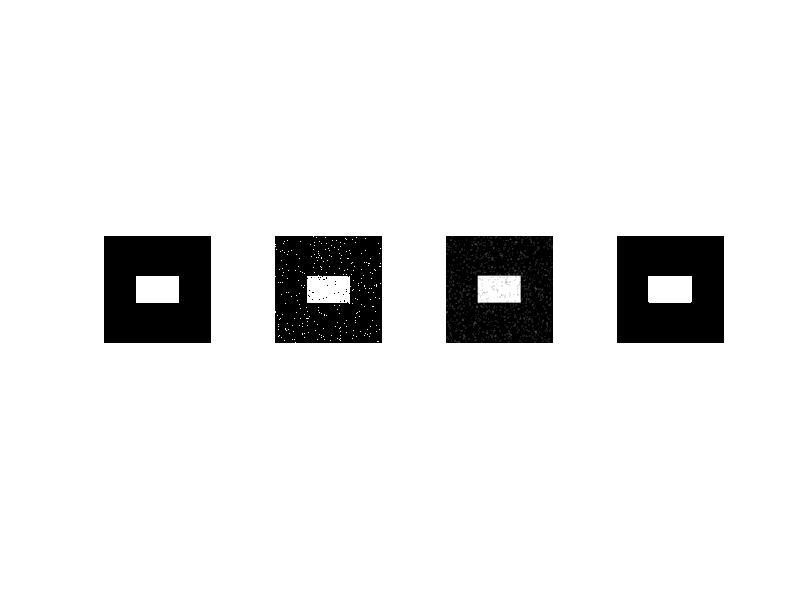
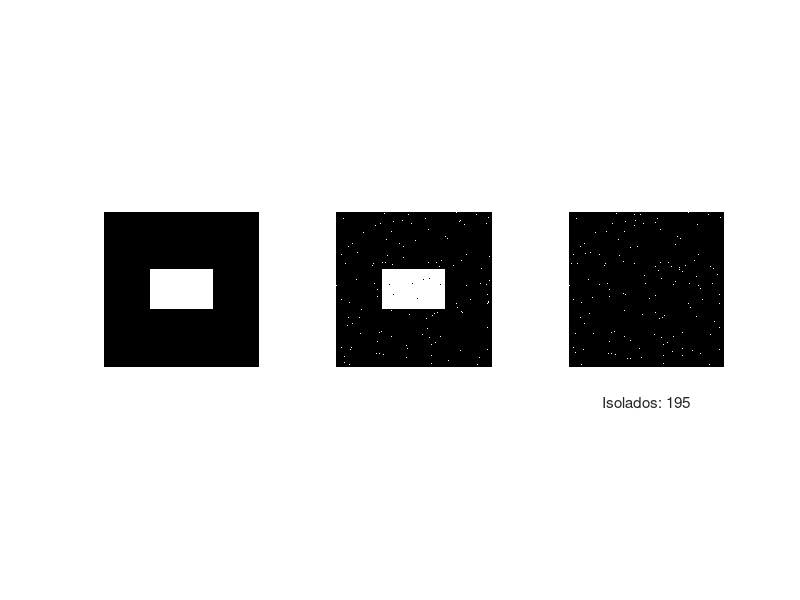
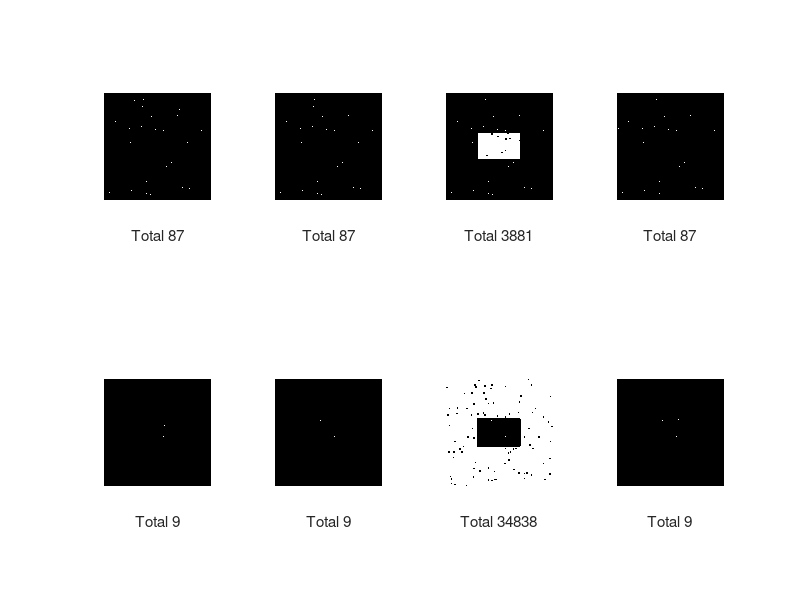
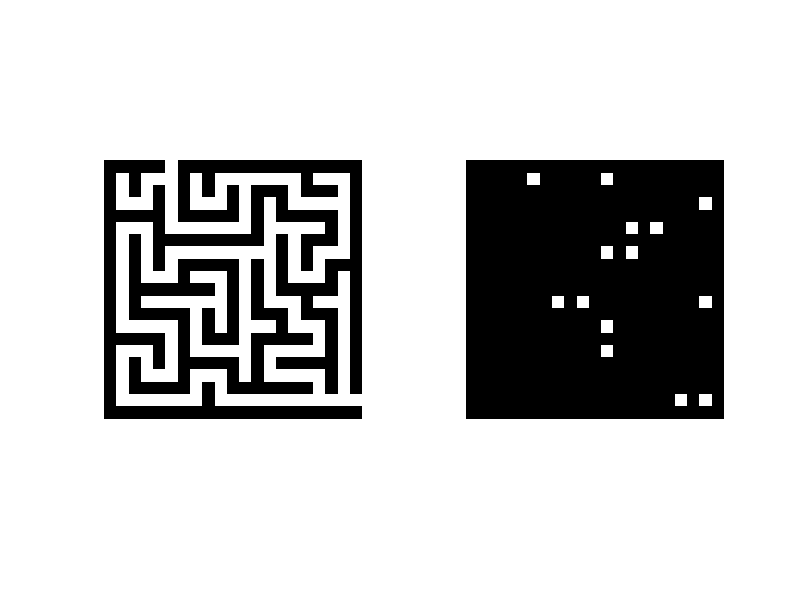

The MATLAB source for these figures, in order: (Note: this script raises an error after producing the figures.)
% SVPI
% Alexandre Rodrigues 92993
% Março 2022
% Aula 04

exlist = {'ex1','ex2','ex3','ex4','ex5','ex6','ex7'};

if ismember('ex1',exlist)
%% Ex1

A = zeros(200,200);
dx = 50;
dy = 80;
cx = 200/2-dx/2;
cy = 200/2-dy/2;
A(cx:cx+dx,cy:cy+dy) = 1;

subplot(1,4,1)
imshow(A)

rng(0);

B = imnoise(A,"salt & pepper",0.05);
subplot(1,4,2)
imshow(B)

F = ones(3,3)/9;
C=filter2(F,B);
subplot(1,4,3)
imshow(C)

D = medfilt2(B,[3 3]);
subplot(1,4,4)
imshow(D)

end
if ismember('ex2',exlist)
%% Ex2
figure(2)
A = zeros(200,200);
dx = 50;
dy = 80;
cx = 200/2-dx/2;
cy = 200/2-dy/2;
A(cx:cx+dx,cy:cy+dy) = 1;

subplot(1,3,1)
imshow(A)

rng(0);

B = imnoise(A,"salt & pepper",0.01);
subplot(1,3,2)
imshow(B)

Fiso =[-1 -1 -1; -1 8 -1; -1 -1 -1];
temp = filter2(Fiso,B);
C = abs(temp)==8; 
subplot(1,3,3)
imshow(C)

str = sprintf('Isolados: %d',nnz(C));
xlabel(str);


end
if ismember('ex3',exlist)
%% Ex3
figure(3)
A = zeros(200,200);
dx = 50;
dy = 80;
cx = 200/2-dx/2;
cy = 200/2-dy/2;
A(cx:cx+dx,cy:cy+dy) = 1;

subplot(1,3,1)
imshow(A)

rng(0);

T = imnoise(A,"salt & pepper",0.005);

F = zeros(3,3,4);
F(:,:,1) = [ 1  1  1;  1  -8  1;  1  1  1];
F(:,:,2) = [ 1  2  1;  2 -12  2;  1  2  1];
F(:,:,3) = [-1  1 -1;  1   4  1; -1  1 -1];
F(:,:,4) = [ 1  2  3;  4 -100 5;  6  7  8];


whiteIsol = zeros(3,3); whiteIsol(2,2)=1;
w1 = sum(sum(whiteIsol.*F(:,:,:)));
W = reshape(w1,1,4);

blackIsol = not(whiteIsol);
MW1 = sum(sum(blackIsol.*F(:,:,:)));
MW = reshape(MW1,1,4);

for n=1:4
    X = filter2(F(:,:,n),T);
    ZW = (X==W(n));
    ZB = (X==MW(n));

    subplot(2,4,n)
    imshow(ZW)
    str = sprintf('Total %d',nnz(ZW));
    xlabel(str);

    subplot(2,4,4+n)
    imshow(ZB)
    str = sprintf('Total %d',nnz(ZB));
    xlabel(str);
end

end
if ismember('ex4',exlist)
%% Ex4
figure(4)
A=[
0 0 0 0 0 1 0 0 0 0 0 0 0 0 0 0 0 0 0 0 0
0 1 0 1 1 1 0 1 0 1 1 1 1 1 1 1 0 1 1 1 0
0 1 0 1 0 1 0 1 0 1 0 1 0 0 0 1 0 0 0 1 0
0 1 1 1 0 1 0 1 1 1 0 1 0 1 0 1 1 1 1 1 0
0 0 0 0 0 1 0 0 0 0 0 1 0 1 0 0 0 0 0 1 0
0 1 1 1 0 1 1 1 1 1 1 1 0 1 1 1 1 1 0 1 0
0 1 0 1 0 0 0 0 0 0 0 0 0 1 0 1 0 0 0 1 0
0 1 0 1 0 1 1 1 1 1 1 1 1 1 0 1 0 1 1 1 0
0 1 0 1 0 1 0 0 0 0 0 1 0 1 0 1 0 1 0 0 0
0 1 0 1 1 1 0 1 1 1 0 1 0 1 0 1 1 1 0 1 0
0 1 0 0 0 0 0 0 0 1 0 1 0 1 0 0 0 0 0 1 0
0 1 0 1 1 1 1 1 1 1 0 1 0 1 1 1 0 1 1 1 0
0 1 0 0 0 0 0 1 0 1 0 1 0 0 0 1 0 0 0 1 0
0 1 1 1 1 1 0 1 0 1 0 1 1 1 0 1 1 1 0 1 0
0 0 0 0 0 1 0 1 0 0 0 1 0 0 0 0 0 1 0 1 0
0 1 1 1 0 1 0 1 1 1 1 1 0 1 1 1 1 1 0 1 0
0 1 0 1 0 1 0 0 0 0 0 1 0 1 0 0 0 0 0 1 0
0 1 0 1 1 1 0 1 1 1 0 1 0 1 1 1 1 1 0 1 0
0 1 0 0 0 0 0 1 0 1 0 0 0 0 0 0 0 1 0 1 0
0 1 1 1 1 1 1 1 0 1 1 1 1 1 1 1 1 1 1 1 1
0 0 0 0 0 0 0 0 0 0 0 0 0 0 0 0 0 0 0 0 0
];

subplot(1,2,1)
grid on
imshow(A)

F = [ 0  1  0;  1  -4  1;  0  1  0];
temp = filter2(F,A);
B = (temp==-1); 
subplot(1,2,2)
grid on
imshow(B)

end
if ismember('ex5',exlist)
%% Ex5
figure(5)
A=[
0 0 0 0 0 1 0 0 0 0 0 0 0 0 0 0 0 0 0 0 0
0 1 0 1 1 1 0 1 0 1 1 1 1 1 1 1 0 1 1 1 0
0 1 0 1 0 1 0 1 0 1 0 1 0 0 0 1 0 0 0 1 0
0 1 1 1 0 1 0 1 1 1 0 1 0 1 0 1 1 1 1 1 0
0 0 0 0 0 1 0 0 0 0 0 1 0 1 0 0 0 0 0 1 0
0 1 1 1 0 1 1 1 1 1 1 1 0 1 1 1 1 1 0 1 0
0 1 0 1 0 0 0 0 0 0 0 0 0 1 0 1 0 0 0 1 0
0 1 0 1 0 1 1 1 1 1 1 1 1 1 0 1 0 1 1 1 0
0 1 0 1 0 1 0 0 0 0 0 1 0 1 0 1 0 1 0 0 0
0 1 0 1 1 1 0 1 1 1 0 1 0 1 0 1 1 1 0 1 0
0 1 0 0 0 0 0 0 0 1 0 1 0 1 0 0 0 0 0 1 0
0 1 0 1 1 1 1 1 1 1 0 1 0 1 1 1 0 1 1 1 0
0 1 0 0 0 0 0 1 0 1 0 1 0 0 0 1 0 0 0 1 0
0 1 1 1 1 1 0 1 0 1 0 1 1 1 0 1 1 1 0 1 0
0 0 0 0 0 1 0 1 0 0 0 1 0 0 0 0 0 1 0 1 0
0 1 1 1 0 1 0 1 1 1 1 1 0 1 1 1 1 1 0 1 0
0 1 0 1 0 1 0 0 0 0 0 1 0 1 0 0 0 0 0 1 0
0 1 0 1 1 1 0 1 1 1 0 1 0 1 1 1 1 1 0 1 0
0 1 0 0 0 0 0 1 0 1 0 0 0 0 0 0 0 1 0 1 0
0 1 1 1 1 1 1 1 0 1 1 1 1 1 1 1 1 1 1 1 1
0 0 0 0 0 0 0 0 0 0 0 0 0 0 0 0 0 0 0 0 0
];
  
Z=A;
F = [ 0  1  0;  1  -4  1;  0  1  0];

temp = filter2(F,Z);
B = (temp==-1);
nint = nnz(B);
disp(nint)

subplot(1,3,1)
imshow(Z)

[xs,ys] = ind2sub(size(A),find(B==1));
text(ys,xs,'x')

str = sprintf('Nint: %d',nint);
xlabel(str);

while nint>0
    X = ones(size(A));
    totpix = size(A,1)*size(A,2);
    pts = randperm(totpix,round(0.025*totpix));
    
    elims = zeros(size(A));
    elims(pts) = 1;
    subplot(1,3,2)
    imshow(not(elims))

    Z(pts)=0;

    temp = filter2(F,Z);
    B = (temp==-1);
    nint = nnz(B);

    subplot(1,3,3)
    imshow(Z)
    [xs,ys] = ind2sub(size(A),find(B==1));
    text(ys,xs,'x','Color','r')

    [xs2,ys2] = ind2sub(size(A),pts);
    text(ys2,xs2,'o','Color','b')

    str = sprintf('Nint: %d',nint);
    xlabel(str);

    pause(1)
end


end
if ismember('ex6',exlist)
%% Ex6

figure(6)
A=[
0 0 0 0 0 1 0 0 0 0 0 0 0 0 0 0 0 0 0 0 0
0 1 0 1 1 1 0 1 0 1 1 1 1 1 1 1 0 1 1 1 0
0 1 0 1 0 1 0 1 0 1 0 1 0 0 0 1 0 0 0 1 0
0 1 1 1 0 1 0 1 1 1 0 1 0 1 0 1 1 1 1 1 0
0 0 0 0 0 1 0 0 0 0 0 1 0 1 0 0 0 0 0 1 0
0 1 1 1 0 1 1 1 1 1 1 1 0 1 1 1 1 1 0 1 0
0 1 0 1 0 0 0 0 0 0 0 0 0 1 0 1 0 0 0 1 0
0 1 0 1 0 1 1 1 1 1 1 1 1 1 0 1 0 1 1 1 0
0 1 0 1 0 1 0 0 0 0 0 1 0 1 0 1 0 1 0 0 0
0 1 0 1 1 1 0 1 1 1 0 1 0 1 0 1 1 1 0 1 0
0 1 0 0 0 0 0 0 0 1 0 1 0 1 0 0 0 0 0 1 0
0 1 0 1 1 1 1 1 1 1 0 1 0 1 1 1 0 1 1 1 0
0 1 0 0 0 0 0 1 0 1 0 1 0 0 0 1 0 0 0 1 0
0 1 1 1 1 1 0 1 0 1 0 1 1 1 0 1 1 1 0 1 0
0 0 0 0 0 1 0 1 0 0 0 1 0 0 0 0 0 1 0 1 0
0 1 1 1 0 1 0 1 1 1 1 1 0 1 1 1 1 1 0 1 0
0 1 0 1 0 1 0 0 0 0 0 1 0 1 0 0 0 0 0 1 0
0 1 0 1 1 1 0 1 1 1 0 1 0 1 1 1 1 1 0 1 0
0 1 0 0 0 0 0 1 0 1 0 0 0 0 0 0 0 1 0 1 0
0 1 1 1 1 1 1 1 0 1 1 1 1 1 1 1 1 1 1 1 1
0 0 0 0 0 0 0 0 0 0 0 0 0 0 0 0 0 0 0 0 0
];

subplot(1,2,1)
grid on
imshow(A)

F = [ 0  1  0;  1  -4  1;  0  1  0];
temp = filter2(F,A);
B = (temp==-3); 
B(1,:) = 0; B(:,1) = 0; B(end,:) = 0; B(:,end) = 0;
subplot(1,2,2)
grid on
imshow(B)

end

if ismember('ex7',exlist)
%% Ex7
figure(7)
A=[
0 0 0 0 0 1 0 0 0 0 0 0 0 0 0 0 0 0 0 0 0
0 1 0 1 1 1 0 1 0 1 1 1 1 1 1 1 0 1 1 1 0
0 1 0 1 0 1 0 1 0 1 0 1 0 0 0 1 0 0 0 1 0
0 1 1 1 0 1 0 1 1 1 0 1 0 1 0 1 1 1 1 1 0
0 0 0 0 0 1 0 0 0 0 0 1 0 1 0 0 0 0 0 1 0
0 1 1 1 0 1 1 1 1 1 1 1 0 1 1 1 1 1 0 1 0
0 1 0 1 0 0 0 0 0 0 0 0 0 1 0 1 0 0 0 1 0
0 1 0 1 0 1 1 1 1 1 1 1 1 1 0 1 0 1 1 1 0
0 1 0 1 0 1 0 0 0 0 0 1 0 1 0 1 0 1 0 0 0
0 1 0 1 1 1 0 1 1 1 0 1 0 1 0 1 1 1 0 1 0
0 1 0 0 0 0 0 0 0 1 0 1 0 1 0 0 0 0 0 1 0
0 1 0 1 1 1 1 1 1 1 0 1 0 1 1 1 0 1 1 1 0
0 1 0 0 0 0 0 1 0 1 0 1 0 0 0 1 0 0 0 1 0
0 1 1 1 1 1 0 1 0 1 0 1 1 1 0 1 1 1 0 1 0
0 0 0 0 0 1 0 1 0 0 0 1 0 0 0 0 0 1 0 1 0
0 1 1 1 0 1 0 1 1 1 1 1 0 1 1 1 1 1 0 1 0
0 1 0 1 0 1 0 0 0 0 0 1 0 1 0 0 0 0 0 1 0
0 1 0 1 1 1 0 1 1 1 0 1 0 1 1 1 1 1 0 1 0
0 1 0 0 0 0 0 1 0 1 0 0 0 0 0 0 0 1 0 1 0
0 1 1 1 1 1 1 1 0 1 1 1 1 1 1 1 1 1 1 1 1
0 0 0 0 0 0 0 0 0 0 0 0 0 0 0 0 0 0 0 0 0
];

A2=A;

for ola=1:4
    Z=A2;
    subplot(1,3,1)
    imshow(Z)
    
    F = [ 0  1  0;  1  -4  1;  0  1  0];
    nbecos=1;
    while nbecos>0
        temp = filter2(F,Z);
        B = (temp==-3); 
        B(1,:) = 0; B(:,1) = 0; B(end,:) = 0; B(:,end) = 0;
        subplot(1,3,2)
        imshow(B)

        nbecos=nnz(B);
        str = sprintf('Nbecos: %d',nbecos);
        xlabel(str);
     
        Z(B)=0;
        subplot(1,3,3)
        imshow(Z)
    
        pause(0.1)
    end
    A2=rot90(A2);
end







end
